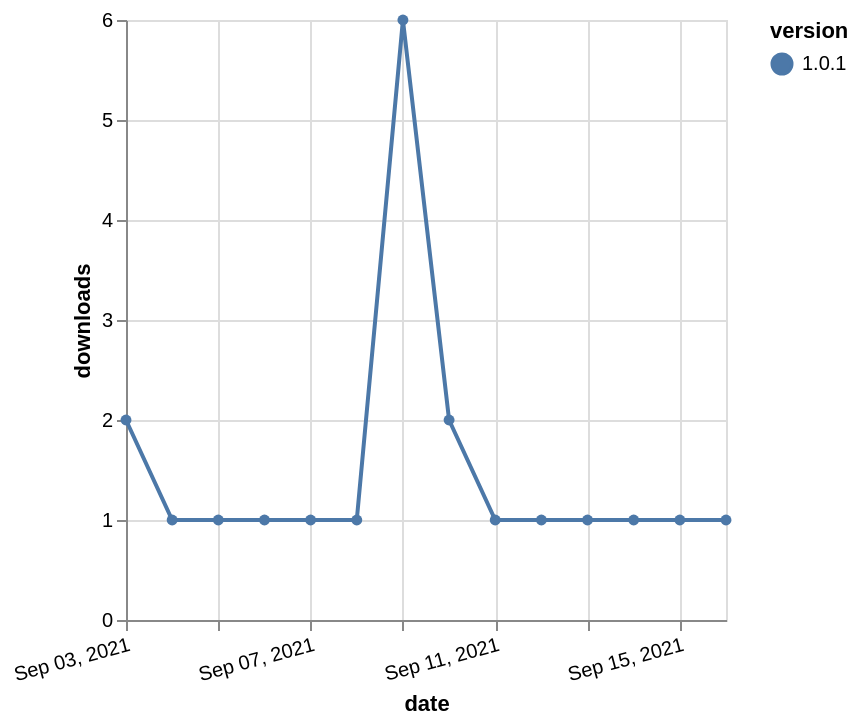

Write the Vega-Lite specification saved for this chart.
### Vega-Lite specification from a JSON file in a GitHub repository (floating-point values rounded to 4 significant figures)
{"$schema": "https://vega.github.io/schema/vega-lite/v5.json", "description": "A simple bar chart with embedded data.", "data": {"values": [{"date": "2021-09-03", "total": 502, "delta": 2, "version": "1.0.1"}, {"date": "2021-09-04", "total": 503, "delta": 1, "version": "1.0.1"}, {"date": "2021-09-05", "total": 504, "delta": 1, "version": "1.0.1"}, {"date": "2021-09-06", "total": 505, "delta": 1, "version": "1.0.1"}, {"date": "2021-09-07", "total": 506, "delta": 1, "version": "1.0.1"}, {"date": "2021-09-08", "total": 507, "delta": 1, "version": "1.0.1"}, {"date": "2021-09-09", "total": 513, "delta": 6, "version": "1.0.1"}, {"date": "2021-09-10", "total": 515, "delta": 2, "version": "1.0.1"}, {"date": "2021-09-11", "total": 516, "delta": 1, "version": "1.0.1"}, {"date": "2021-09-12", "total": 517, "delta": 1, "version": "1.0.1"}, {"date": "2021-09-13", "total": 518, "delta": 1, "version": "1.0.1"}, {"date": "2021-09-14", "total": 519, "delta": 1, "version": "1.0.1"}, {"date": "2021-09-15", "total": 520, "delta": 1, "version": "1.0.1"}, {"date": "2021-09-16", "total": 521, "delta": 1, "version": "1.0.1"}]}, "width": "container", "mark": {"type": "line", "point": {"filled": true}}, "encoding": {"x": {"field": "date", "type": "temporal", "timeUnit": "yearmonthdate", "title": "date", "axis": {"labelAngle": -15}}, "y": {"field": "delta", "type": "quantitative", "title": "downloads"}, "color": {"field": "version", "type": "nominal"}, "tooltip": {"field": "delta"}}}
